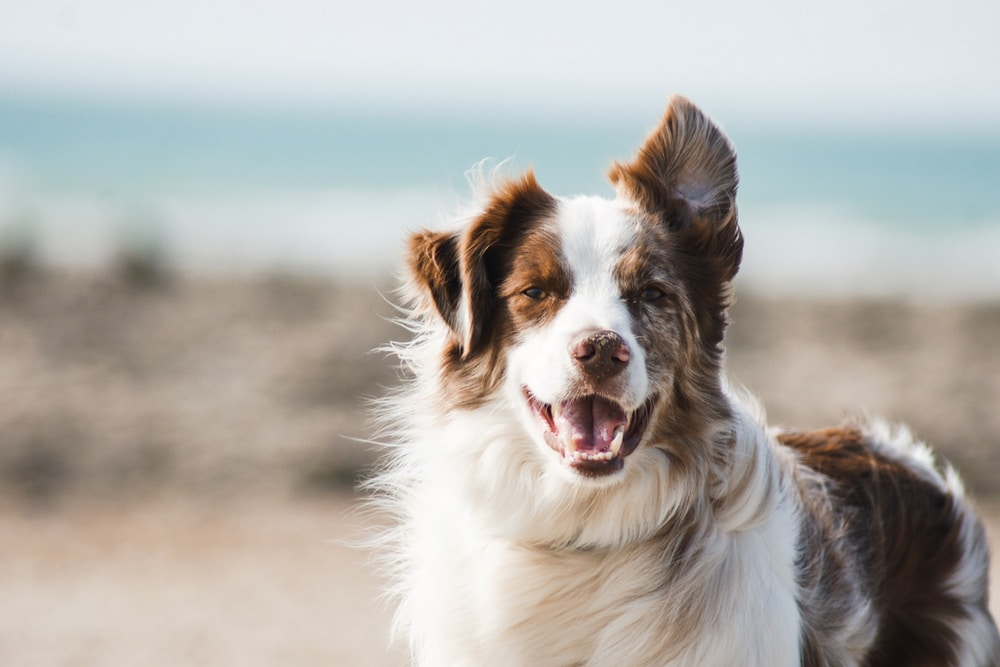
#> input picture photos/dog.jpg, 1000 x 667 px
$ python histogram.py
#> lines starting #> are read from the running program, lines starting #| are printed output that depends on the picture; after the words box and inside, x2 and y2 are one past the last pixel; in counts of white or black regions, pixels touching at a corner belong together
import cv2 as cv
import matplotlib.pyplot as plt
import numpy as np

img = cv.imread('photos/dog.jpg')
#> img is the input picture: shape (667, 1000, 3); mean B, G, R 169.2, 174.3, 177.9
# cv.imshow('Original', img)

blank = np.zeros(img.shape[:2], dtype='uint8')

gray = cv.cvtColor(img, cv.COLOR_BGR2GRAY)
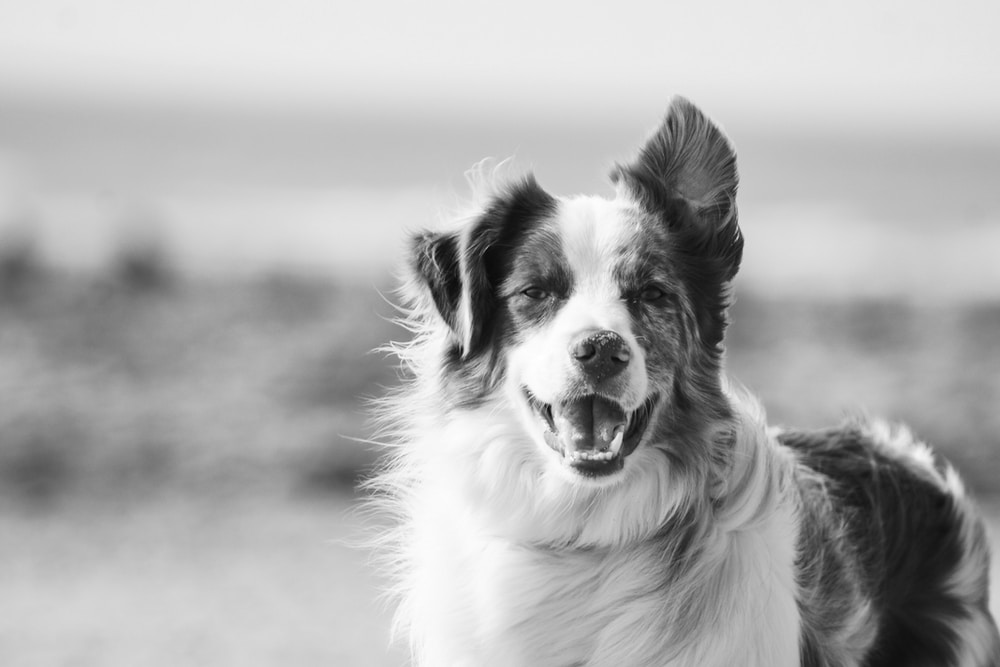
#> gray: shape (667, 1000); min 7, max 255, mean 174.8
# cv.imshow('gray', gray)

circle = cv.circle(blank, (img.shape[1] // 2, img.shape[0] // 2), 100, 255, -1)
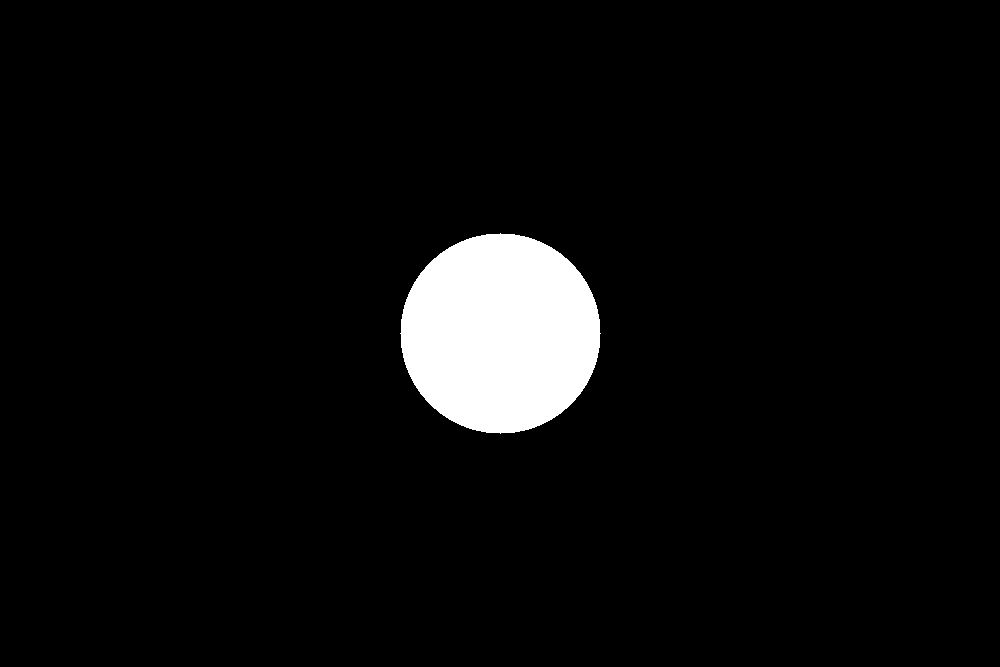
#> blank: shape (667, 1000); 4.7% white; 1 white region, box (x1, y1, x2, y2) and area: (400, 233, 601, 434) 31417

# grayscale mask
mask = cv.bitwise_and(gray, gray, mask=circle)
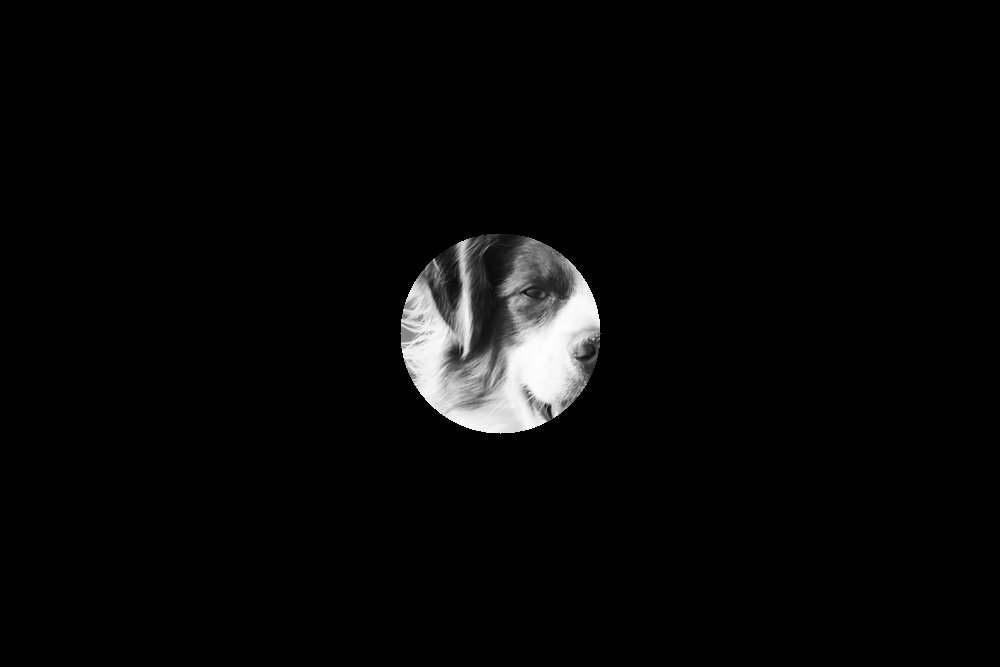
#> mask: shape (667, 1000); min 0, max 255, mean 7.2
# [15 lines of commented-out code are left out]
plt.figure()
plt.title('Color Histogram without mask')
plt.xlabel('Bins')
plt.ylabel('# of pixels')

colors = ('b', 'g', 'r')
for i, col in enumerate(colors):
    hist = cv.calcHist([img], [i], None, [256], [0, 256])
    plt.plot(hist, color=col)
    plt.xlim([0, 256])
plt.show()
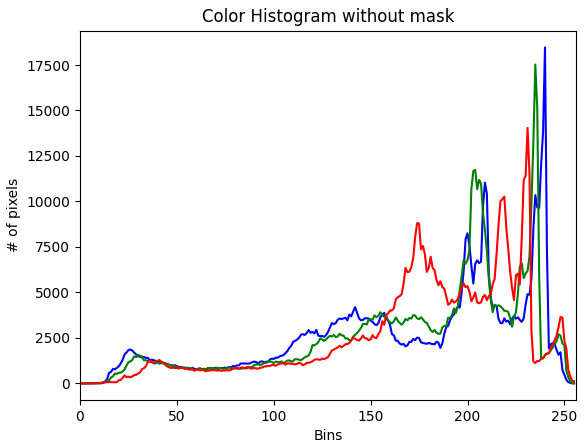
#> figure drawn by matplotlib, 1 panel; curve peaks at x = 240, y = 18468; curve peaks at x = 235, y = 17528; curve peaks at x = 231, y = 14044

# # with mask
plt.figure()
plt.title('Color Histogram with mask')
plt.xlabel('Bins')
plt.ylabel('# of pixels')

colors = ('b', 'g', 'r')
for i, col in enumerate(colors):
    hist = cv.calcHist([img], [i], circle, [256], [0, 256])
    plt.plot(hist, color=col)
    plt.xlim([0, 256])
plt.show()
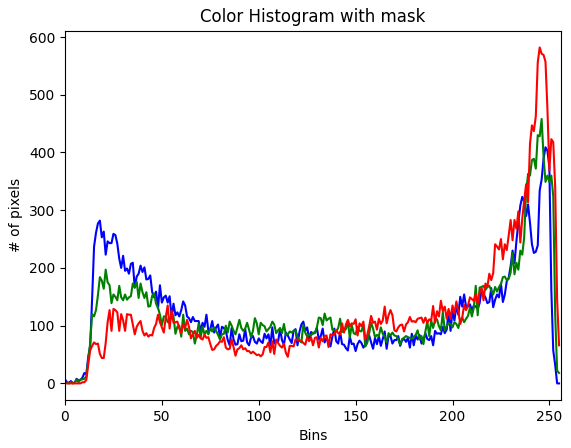
#> figure drawn by matplotlib, 1 panel; curve peaks at x = 248, y = 409; curve peaks at x = 246, y = 458; curve peaks at x = 245, y = 582

cv.waitKey(0)

$ run again, with photos/city.jpg copied over photos/dog.jpg
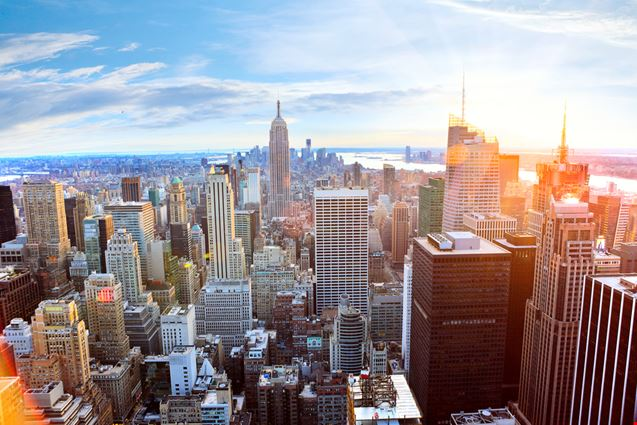
#> input picture photos/city.jpg, 637 x 425 px
#> img is the input picture: shape (425, 637, 3); mean B, G, R 152, 147.3, 155.1
#> `circle = cv.circle(blank, (img.shape[1] // 2, img.shape[0] // 2), 100,..`:
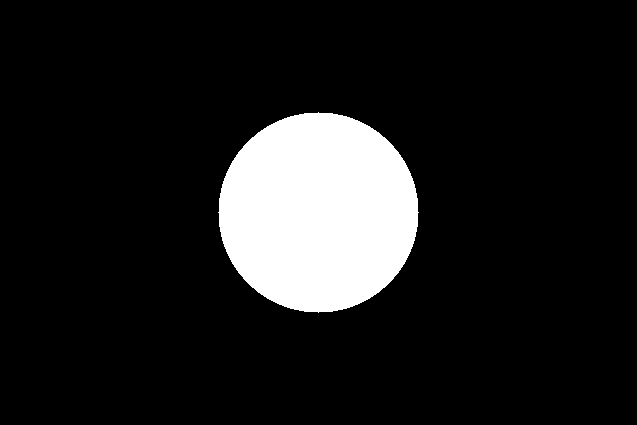
#> blank: shape (425, 637); 11.6% white; 1 white region, box (x1, y1, x2, y2) and area: (218, 112, 419, 313) 31417
#> `plt.show()`:
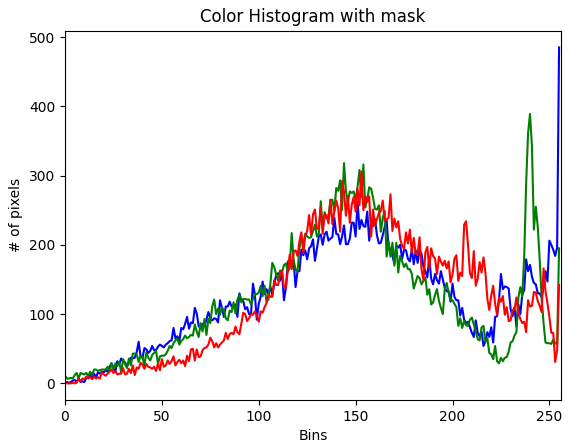
#> figure drawn by matplotlib, 1 panel; curve peaks at x = 255, y = 485; curve peaks at x = 240, y = 389; curve peaks at x = 153, y = 306

$ run again, with photos/group_1.jpg copied over photos/dog.jpg
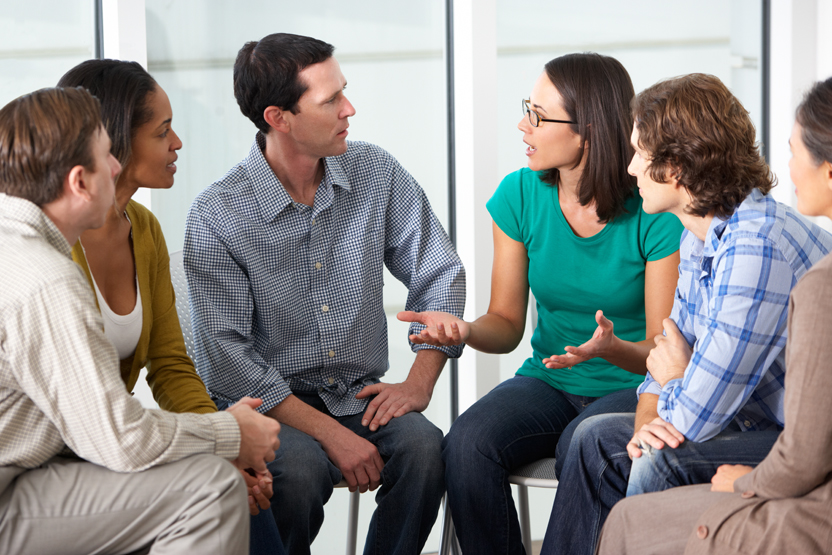
#> input picture photos/group_1.jpg, 832 x 555 px
#> img is the input picture: shape (555, 832, 3); mean B, G, R 136.9, 138.7, 140.7
#> `circle = cv.circle(blank, (img.shape[1] // 2, img.shape[0] // 2), 100,..`:
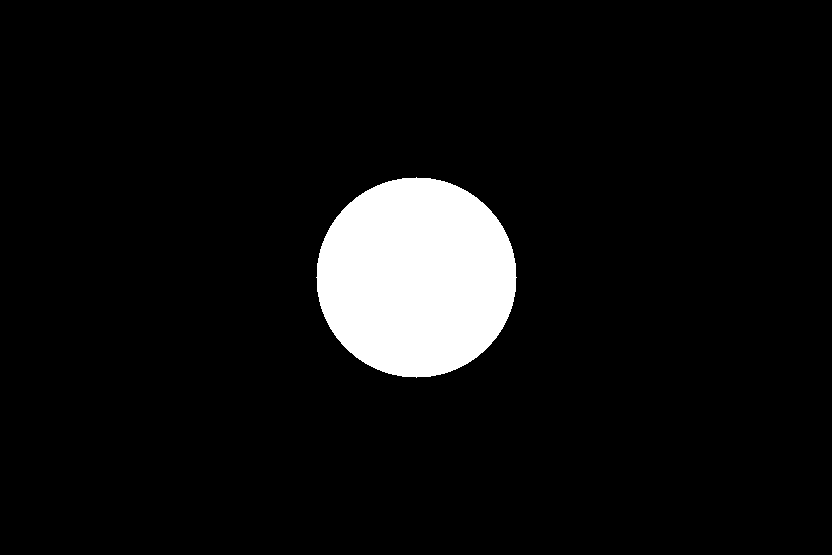
#> blank: shape (555, 832); 6.8% white; 1 white region, box (x1, y1, x2, y2) and area: (316, 177, 517, 378) 31417
#> `plt.show()`:
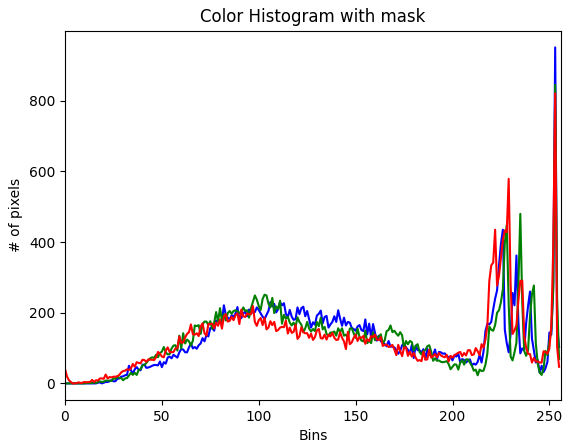
#> figure drawn by matplotlib, 1 panel; curve peaks at x = 253, y = 951; curve peaks at x = 253, y = 845; curve peaks at x = 253, y = 821
